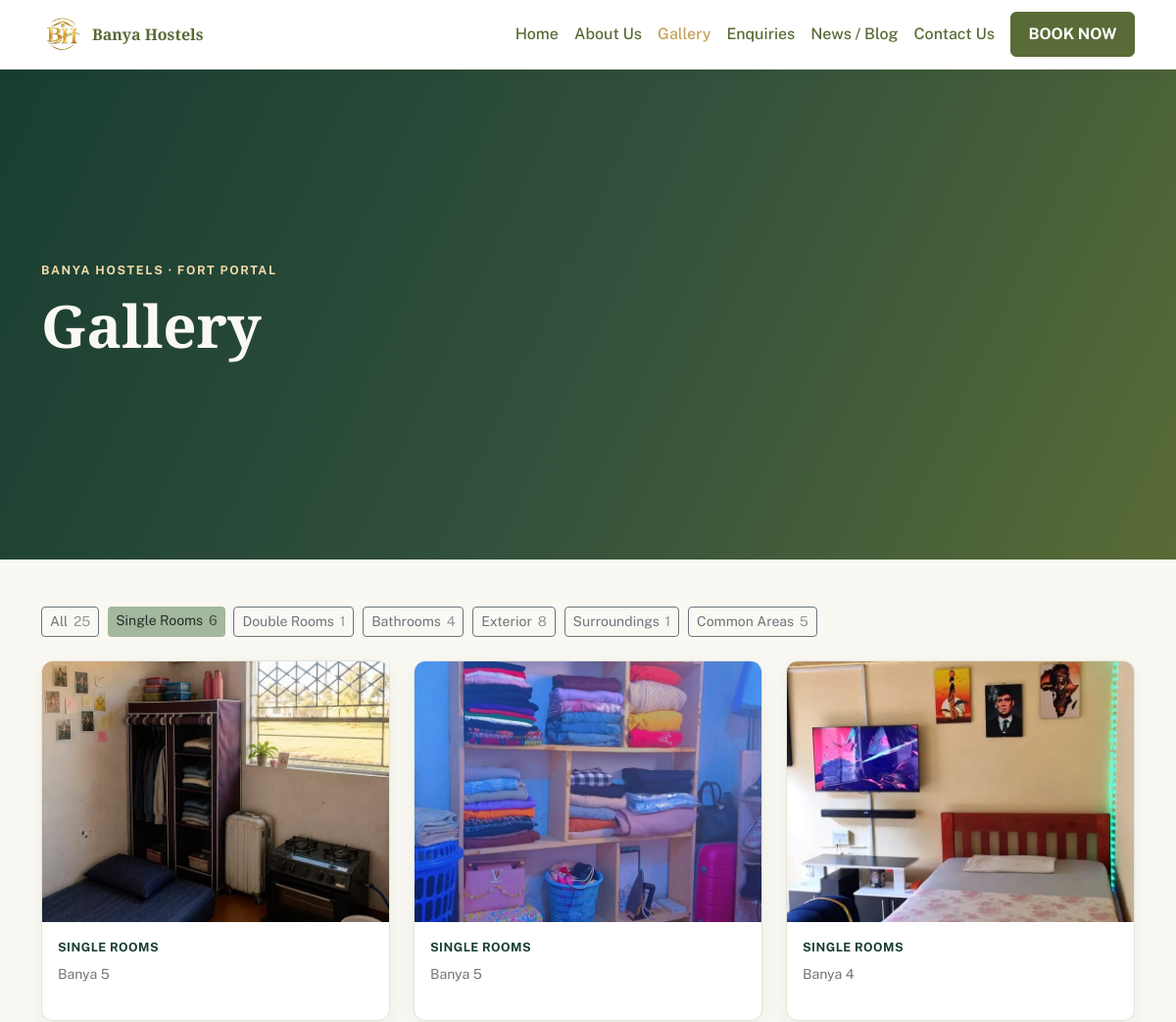
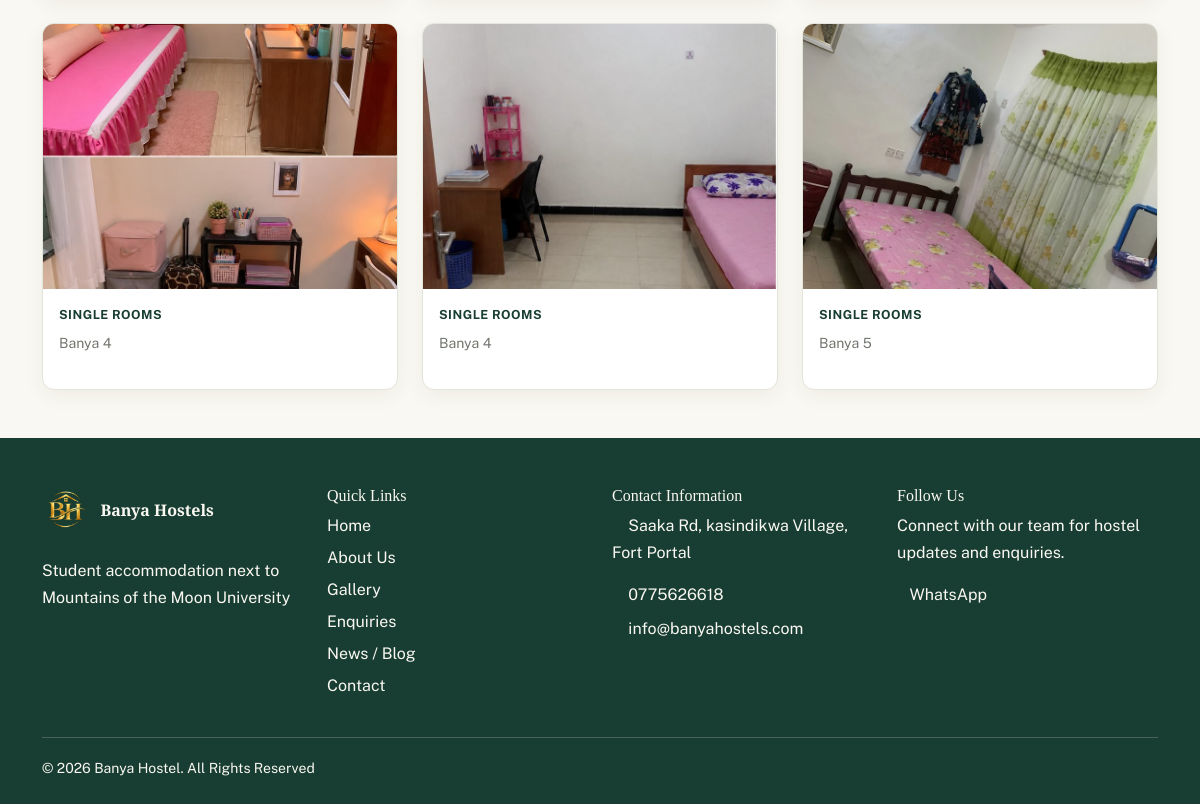
Page /gallery.php?category=Single+Rooms on the committed database (2 pictures, top to bottom).
### tables this page shows
CREATE TABLE gallery (
    id INT AUTO_INCREMENT PRIMARY KEY,
    hostel_id INT NULL,
    category VARCHAR(50) NOT NULL DEFAULT 'Common Areas',
    caption VARCHAR(160),
    image VARCHAR(100) NOT NULL,
    created DATETIME DEFAULT CURRENT_TIMESTAMP,
    INDEX idx_gallery_category_created (category, created)
);

CREATE TABLE hostels (
    id INT AUTO_INCREMENT PRIMARY KEY,
    slug VARCHAR(50) UNIQUE NOT NULL,
    name VARCHAR(80) NOT NULL,
    tagline VARCHAR(160),
    description TEXT,
    facilities TEXT,
    status ENUM('open', 'upcoming') DEFAULT 'open',
    image VARCHAR(100) NULL
);

### config.php (called while the page is built, shortened)
<?php
try {
    $pdo = new PDO(
        'mysql:host=' . DB_HOST . ';dbname=' . DB_NAME . ';charset=utf8mb4',
        DB_USER,
        DB_PASS,
        [
            PDO::ATTR_ERRMODE => PDO::ERRMODE_EXCEPTION,
            PDO::ATTR_DEFAULT_FETCH_MODE => PDO::FETCH_ASSOC,
            PDO::ATTR_EMULATE_PREPARES => false,
        ]
    );
} catch (PDOException $e) {
    die('Database connection failed. Check config.php and import schema.sql.');
}
function e($value)
{
    return htmlspecialchars((string) $value, ENT_QUOTES, 'UTF-8');
}
function setting($key)
{
    global $pdo;
    static $cache = null;
    if ($cache === null) {
        $cache = $pdo->query('SELECT k, v FROM settings')->fetchAll(PDO::FETCH_KEY_PAIR);
    }
    return $cache[$key] ?? '';
}
function gallery_categories()
{
    return [
        'Single Rooms',
        'Double Rooms',
        'Bathrooms',
        'Kitchen',
        'Exterior',
        'Surroundings',
        'Common Areas',
    ];
}
function gallery_image_url($image)
{
    $image = (string) $image;
    $directory = strpos($image, 'assets/banya_images/') === 0
        ? '/assets/banya_images/'
        : '/uploads/';
    $filename = basename(str_replace('\\', '/', $image));
    return BASE_URL . $directory . rawurlencode($filename);
}

### gallery.php (the view, shortened to what this page needs)
<?php
require 'config.php';
$title = 'Hostel Photos and Facilities - Banya Hostels';
$galleryCategories = gallery_categories();
$selectedCategory = isset($_GET['category']) && is_string($_GET['category'])
    ? trim($_GET['category'])
    : '';
$categoryCounts = [];
foreach ($pdo->query('SELECT category, COUNT(*) AS photo_count FROM gallery GROUP BY category') as $row) {
    $categoryCounts[$row['category']] = (int) $row['photo_count'];
}
$totalPhotos = array_sum($categoryCounts);
$galleryQuery = "
    SELECT g.*, h.name AS hostel
    FROM gallery g
    LEFT JOIN hostels h ON h.id = g.hostel_id
";
if ($selectedCategory !== '') {
    $galleryQuery .= ' WHERE g.category = ?';
}
$galleryQuery .= ' ORDER BY g.created DESC, g.id DESC';
$galleryStatement = $pdo->prepare($galleryQuery);
$galleryStatement->execute($selectedCategory !== '' ? [$selectedCategory] : []);
$galleryItems = $galleryStatement->fetchAll();
include 'includes/header.php';
render_page_hero('Gallery');
?>
<section class="container py-5" aria-label="Hostel photo gallery">
    <?php if ($totalPhotos > 0): ?>
        <nav class="gallery-filters mb-4" aria-label="Filter gallery by category">
            <a
                class="btn btn-sm <?= $selectedCategory === '' ? 'btn-brand' : 'btn-outline-secondary' ?>"
                href="<?= BASE_URL ?>/gallery.php"
                <?= $selectedCategory === '' ? 'aria-current="true"' : '' ?>
            >All <span class="gallery-filter-count"><?= $totalPhotos ?></span></a>
            <?php foreach ($galleryCategories as $category): ?>
                <?php if (!empty($categoryCounts[$category])): ?>
                    <a
                        class="btn btn-sm <?= $selectedCategory === $category ? 'btn-brand' : 'btn-outline-secondary' ?>"
                        href="<?= BASE_URL ?>/gallery.php?category=<?= urlencode($category) ?>"
                        <?= $selectedCategory === $category ? 'aria-current="true"' : '' ?>
                    ><?= e($category) ?> <span class="gallery-filter-count"><?= $categoryCounts[$category] ?></span></a>
                <?php endif; ?>
            <?php endforeach; ?>
        </nav>
    <?php endif; ?>
    <?php if (!$galleryItems): ?>
        <div class="gallery-empty-state">
            <h2 class="h4"><?= $totalPhotos ? 'No photos in this category yet' : 'Gallery photos coming soon' ?></h2>
            <p class="mb-0"><?= $totalPhotos
                ? 'Choose another category to see more of Banya Hostels.'
                : 'The administration will add photos of the rooms, facilities and hostel surroundings here.' ?></p>
        </div>
    <?php else: ?>
        <div class="row g-4 gallery-grid">
            <?php foreach ($galleryItems as $item): ?>
                <?php
                $imageUrl = gallery_image_url($item['image']);
                $imageDescription = trim((string) $item['caption']);
                $imageAlt = $imageDescription !== ''
                    ? $imageDescription
                    : $item['category'] . ($item['hostel'] ? ' at ' . $item['hostel'] : ' at Banya Hostels');
                ?>
                <div class="col-6 col-lg-4">
                    <figure class="gallery-card h-100">
                        <a
                            class="gallery-image-link"
                            href="<?= e($imageUrl) ?>"
                            data-bs-toggle="modal"
                            data-bs-target="#gallery-lightbox"
                            data-gallery-alt="<?= e($imageAlt) ?>"
                            data-gallery-caption="<?= e($item['category'] . ($item['hostel'] ? ' · ' . $item['hostel'] : '') . ($imageDescription !== '' ? ' — ' . $imageDescription : '')) ?>"
                        >
                            <img
                                class="gallery-image"
                                loading="lazy"
                                src="<?= e($imageUrl) ?>"
                                alt="<?= e($imageAlt) ?>"
                            >
                        </a>
                        <figcaption class="gallery-caption">
                            <span class="gallery-category"><?= e($item['category']) ?></span>
                            <?php if ($item['hostel']): ?>
                                <span class="gallery-hostel"><?= e($item['hostel']) ?></span>
                            <?php endif; ?>
                        </figcaption>
                    </figure>
                </div>
            <?php endforeach; ?>
        </div>
    <?php endif; ?>
</section>
<?php include 'includes/footer.php'; ?>

### includes/header.php (shortened to what this page needs)
<?php
require_once __DIR__ . '/../config.php';
$pageTitle = (isset($title) ? $title . ' | ' : '') . setting('site_name');
$currentPage = basename($_SERVER['PHP_SELF']);
$navigation = [
    'index.php' => 'Home',
    'about.php' => 'About Us',
    'gallery.php' => 'Gallery',
    'enquires.php' => 'Enquiries',
    'news.php' => 'News / Blog',
    'contact.php' => 'Contact Us',
];
function render_page_hero($title, $eyebrow = 'Banya Hostels · Fort Portal')
{
    echo '<section class="page-hero"><div class="container">'
        . '<p class="eyebrow text-uppercase">' . e($eyebrow) . '</p>'
        . '<h1 class="mb-0">' . e($title) . '</h1>'
        . '</div></section>';
}
?>
<!DOCTYPE html>
<html lang="en">
    <head>
        <link href="https://cdn.jsdelivr.net/npm/bootstrap@5.3.3/dist/css/bootstrap.min.css" rel="stylesheet">
        <link href="https://cdn.jsdelivr.net/npm/bootstrap-icons@1.11.3/font/bootstrap-icons.css" rel="stylesheet">
        <link
            href="<?= BASE_URL ?>/assets/css/style.css?v=<?= filemtime(__DIR__ . '/../assets/css/style.css') ?>"
            rel="stylesheet"
        >
    </head>
    <body>
        <nav class="navbar navbar-expand-lg sticky-top site-nav">
            <div class="container">
                <a class="navbar-brand d-flex align-items-center gap-2" href="<?= BASE_URL ?>/index.php">
                    <img class="brand-logo" src="<?= BASE_URL ?>/assets/banya_images/logo.png" alt="">
                    <span class="brand-name"><?= e(setting('site_name')) ?></span>
                </a>
                <div id="nav" class="collapse navbar-collapse">
                    <ul class="navbar-nav ms-auto align-items-lg-center">
                        <?php foreach ($navigation as $file => $label): ?>
                            <li class="nav-item">
                                <a
                                    class="nav-link <?= $currentPage === $file ? 'active' : '' ?>"
                                    href="<?= BASE_URL . '/' . $file ?>"
                                >
                                    <?= $label ?>
                                </a>
                            </li>
                        <?php endforeach; ?>
                        <li class="nav-item ms-lg-2">
                            <a class="btn btn-nav-book" href="<?= BASE_URL ?>/booking.php">BOOK NOW</a>
                        </li>
                    </ul>
                </div>
            </div>
        </nav>
        <main id="main">

### includes/footer.php (shortened to what this page needs)
</main>
<footer class="site-footer">
  <div class="container">
    <div class="row g-4 footer-columns">
      <div class="col-sm-6 col-lg-3">
        <a class="footer-brand" href="<?= BASE_URL ?>/index.php">
          <img src="<?= BASE_URL ?>/assets/banya_images/logo.png" alt="">
          <span><?= e(setting('site_name')) ?></span>
        </a>
        <p class="mt-3"><?= e(setting('tagline')) ?></p>
      </div>
      <div class="col-sm-6 col-lg-3">
        <h2 class="h6">Quick Links</h2>
        <ul class="footer-links">
          <li><a href="<?= BASE_URL ?>/index.php">Home</a></li>
          <li><a href="<?= BASE_URL ?>/about.php">About Us</a></li>
          <li><a href="<?= BASE_URL ?>/gallery.php">Gallery</a></li>
          <li><a href="<?= BASE_URL ?>/enquires.php">Enquiries</a></li>
          <li><a href="<?= BASE_URL ?>/news.php">News / Blog</a></li>
          <li><a href="<?= BASE_URL ?>/contact.php">Contact</a></li>
        </ul>
      </div>
      <div class="col-sm-6 col-lg-3">
        <h2 class="h6">Contact Information</h2>
        <p><i class="bi bi-geo-alt"></i> <?= e(setting('address')) ?></p>
        <p class="mb-2"><i class="bi bi-telephone"></i> <a href="tel:<?= e(preg_replace('/[^0-9+]/', '', setting('phone'))) ?>"><?= e(setting('phone')) ?></a></p>
        <p><i class="bi bi-envelope"></i> <a href="mailto:<?= e(setting('email')) ?>"><?= e(setting('email')) ?></a></p>
      </div>
      <div class="col-sm-6 col-lg-3">
        <h2 class="h6">Follow Us</h2>
        <p>Connect with our team for hostel updates and enquiries.</p>
        <a class="footer-social" href="https://wa.me/<?= e(preg_replace('/[^0-9]/', '', setting('whatsapp'))) ?>" aria-label="Contact Banya Hostels on WhatsApp"><i class="bi bi-whatsapp"></i><span>WhatsApp</span></a>
      </div>
    </div>
    <div class="footer-bottom">
      <small>&copy; 2026 Banya Hostel. All Rights Reserved</small>
    </div>
  </div>
</footer>
</body></html>

### assets/css/style.css (style rules this page uses)
:root { --brand:#183D32; --forest:#183D32; --olive:#596B36; --sage:#A3B89C; --beige:#D8C3A5; --ivory:#FAF8F2; --gold:#C6A15B; --ink:#292D2B; --soft:#FAF8F2; }
body { font-family:'Public Sans',system-ui,sans-serif; background:var(--ivory); color:var(--ink); line-height:1.65; }
h1,h2,h3,h4,.navbar-brand { font-family:'Bitter',Georgia,serif; font-weight:700; }
.site-nav { background:#fff; border-bottom:1px solid rgba(89,107,54,.16); box-shadow:0 3px 16px rgba(25,39,20,.06); }
.navbar-brand { color:var(--olive)!important; }
.nav-link { color:var(--olive)!important; font-weight:500; }
.nav-link:hover,.nav-link.active { color:var(--gold)!important; }
.btn-nav-book { background:var(--olive); color:#fff; border:1px solid var(--olive); font-weight:700; padding:.65rem 1.1rem; }
.brand-logo { width:44px; height:44px; object-fit:contain; }
.brand-name { display:block; font-size:1rem; line-height:1.3; }
.btn-brand { background:var(--sage); color:var(--ink); border:0; }
.site-footer { background:var(--forest); color:var(--ivory); padding:3rem 0 1.5rem; margin-top:3rem; }
.gallery-filters { display:flex; flex-wrap:wrap; gap:.55rem; }
.gallery-filter-count { margin-left:.15rem; opacity:.75; }
.gallery-card { overflow:hidden; border:1px solid #e2e5d9; border-radius:12px; background:#fff; box-shadow:0 6px 20px rgba(28,43,23,.06); }
.gallery-image-link { position:relative; display:block; overflow:hidden; aspect-ratio:4/3; background:#eceee7; }
.gallery-image { width:100%; height:100%; object-fit:cover; transition:transform .3s ease; }
.gallery-caption { display:flex; flex-direction:column; gap:.2rem; min-height:5.25rem; padding:1rem; }
.gallery-category { color:var(--forest); font-size:.78rem; font-weight:700; letter-spacing:.04em; text-transform:uppercase; }
.gallery-hostel { color:#71766e; font-size:.88rem; }
.page-hero { display:flex; align-items:center; min-height:500px; padding:4.4rem 0 4.9rem; background:linear-gradient(115deg,var(--forest) 0%,#34523c 54%,var(--olive) 100%); color:var(--ivory); }
.page-hero .eyebrow,.home-hero .eyebrow,.home-hero .hero-note { color:#f1dba9; }
.home-hero h1,.page-hero h1,.about-banner h1 { font-size:clamp(2.4rem,5vw,4rem); }
.eyebrow { margin-bottom:.55rem; color:var(--olive); font-size:.77rem; font-weight:700; letter-spacing:.13em; text-transform:uppercase; }
.site-footer { background:var(--forest); color:var(--ivory); padding:3rem 0 1.5rem; margin-top:0; }
.footer-brand { display:inline-flex; align-items:center; gap:.65rem; color:#fff; font-family:'Bitter',Georgia,serif; font-weight:700; text-decoration:none; }
.footer-brand img { width:48px; height:48px; object-fit:contain; }
.footer-links { margin:0; padding:0; list-style:none; }
.footer-links li { margin:.35rem 0; }
.footer-links a,.site-footer a { color:var(--ivory); text-decoration:none; }
.footer-bottom { display:flex; justify-content:space-between; gap:1rem; margin-top:2rem; padding-top:1.2rem; border-top:1px solid rgba(255,255,255,.2); }

### includes/header.php (style rules this page uses)
:root { --brand: #183D32; }

### rows in the picture
gallery: hostel "1", id "5", image (picture), category "SINGLE ROOMS", hostel.name "Banya 5"
gallery: image (picture), category "SINGLE ROOMS", hostel.name "Banya 5"
gallery: image (picture), category "SINGLE ROOMS", hostel.name "Banya 4"
gallery: image (picture), category "SINGLE ROOMS", hostel.name "Banya 4"
gallery: image (picture), category "SINGLE ROOMS", hostel.name "Banya 4"
gallery: image (picture), category "SINGLE ROOMS", hostel.name "Banya 5"

### other values in the picture
setting('site_name') "Banya Hostels"
$label "Home"
$label "About Us"
$label "Gallery"
$label "Enquiries"
$label "News / Blog"
$label "Contact Us"
$eyebrow "BANYA HOSTELS · FORT PORTAL"
$title "Gallery"
$totalPhotos "25"
$category "Single Rooms"
$categoryCounts[$category] "6"
$category "Double Rooms"
$category "Bathrooms"
$categoryCounts[$category] "4"
